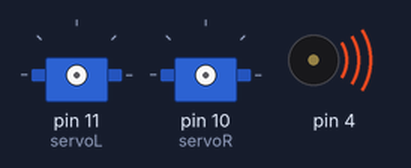
The sketch below on a simulated Arduino Uno, built with avr-gcc and run on an emulated ATmega328P. Shown: 2 × servo, buzzer (waves = sounding).

Above: at 0.1 s.
At 3.1 s:
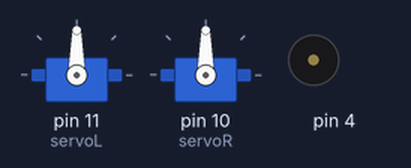
Timing chart, 0 to 4.6 s (numbered marks = the images above):
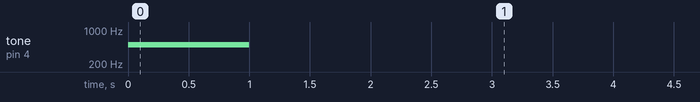

The sketch:

Movement_functions.ino
```cpp
/* Collections of functions for moving the BOE bot
 *  By: Emilie Karon Klefbom
 *  September 14 2017
 *
 */
#include <Servo.h>

Servo servoL;
Servo servoR;

void setup() {
  // put your setup code here, to run once:
  tone(4, 500, 1000);
  delay(3000);

  servoAttach();


  servoDisable();

}

void loop() {
  // put your main code here, to run repeatedly:

}

void servoAttach(){
  servoL.attach(11);
  servoR.attach(10);
}

int accelerate(int speed){ //returns time (how long it was running)
  int  time = 0;
  int trim= 5; //how long the delay in each itteration is
  if(speed>0){ //If speed is posetive
    for(int i = 0;i<200; i = i + speed){
      servoL.writeMicroseconds(1500-i);
      servoR.writeMicroseconds(1500+i);
      delay(trim);
      time= time +trim;
     }
    }
  else{
    for(int i = 0; i>-200; i = i + speed){
      servoL.writeMicroseconds(1500-i);
      servoR.writeMicroseconds(1500+i);
      delay(trim);
      time= time +trim;
     }
    }
    return time;
    }


int deccelerate(int speed){
  int time = 0;
  int trim = 5;
  if(speed<0){ //If speed is posetive
    for(int i = 0;i<200; i = i - speed){
      servoL.writeMicroseconds(1700-i);
      servoR.writeMicroseconds(1300+i);
      delay(trim);
      time= time +trim;
     }
    }
  else{
    for(int i = 0; i<-200; i = i + speed){
      servoL.writeMicroseconds(1300-i);
      servoR.writeMicroseconds(1700+i);
      delay(trim);
      time= time +trim;
     }
    }
    return time;
    }


void backward(int time) // Backward function
{

servoL.writeMicroseconds(1700); // Left wheel counterclockwise
servoR.writeMicroseconds(1300); // Right wheel clockwise
delay(time); // Maneuver for time ms

servoStop();
}

void forward(int time) // Backward function
{

servoL.writeMicroseconds(1300); // Left wheel clockwise
servoR.writeMicroseconds(1700); // Right wheel counterclockwise
delay(time); // Maneuver for time ms

servoStop();
}

void turnTL(int time) // Left turn function
{
servoL.writeMicroseconds(1300); // Left wheel clockwise
servoR.writeMicroseconds(1300); // Right wheel clockwise
delay(time); // Maneuver for time ms
servoStop();
}

void turnDL(int deg) // Right turn degrees
{
  int t = (deg / 0.176);
  t-=25;
  turnTL(t);
}

void turnTR(int time) // Right turn function
{
servoL.writeMicroseconds(1700); // Left wheel counterclockwise
servoR.writeMicroseconds(1700); // Right wheel counterclockwise
delay(time); // Maneuver for time ms
servoStop();
}

void turnDR(int deg) // Right turn degrees
{
  int t = (deg / 0.176);
  t -=25;
  turnTR(t);
}

void turnDeg(int deg) // Right turn degrees
{
  if(deg >0 ){
  turnDR(deg);
  }
  else{
  turnDL(-deg);
    }
}


void maneuver (int speedL, int speedR, int time){
  servoL.writeMicroseconds(1500 + speedL);
  servoR.writeMicroseconds(1500 - speedR);
  delay(time);
  servoStop();
}

void servoDisable() // Halt servo signals
{
servoL.detach(); // Stop sending servo signals
servoR.detach();
}

void servoStop(){
  servoL.writeMicroseconds(1500);
  servoR.writeMicroseconds(1500);
}
```
